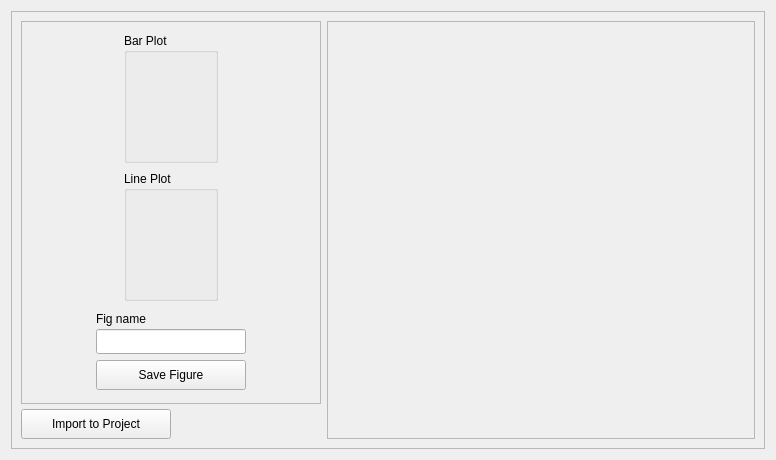
<?xml version="1.0" encoding="UTF-8"?>
<ui version="4.0">
 <class>Form</class>
 <widget class="QWidget" name="Form">
  <property name="geometry">
   <rect>
    <x>0</x>
    <y>0</y>
    <width>776</width>
    <height>460</height>
   </rect>
  </property>
  <property name="windowTitle">
   <string>Form</string>
  </property>
  <layout class="QGridLayout" name="gridLayout">
   <item row="0" column="0">
    <widget class="QFrame" name="main_frame_AI">
     <property name="sizePolicy">
      <sizepolicy hsizetype="Expanding" vsizetype="Expanding">
       <horstretch>0</horstretch>
       <verstretch>0</verstretch>
      </sizepolicy>
     </property>
     <property name="frameShape">
      <enum>QFrame::Shape::StyledPanel</enum>
     </property>
     <property name="frameShadow">
      <enum>QFrame::Shadow::Raised</enum>
     </property>
     <layout class="QGridLayout" name="gridLayout_3">
      <item row="0" column="0">
       <layout class="QVBoxLayout" name="VLayout_VarButton_AI">
        <property name="spacing">
         <number>0</number>
        </property>
        <item>
         <widget class="QFrame" name="frame_variables_AI">
          <property name="sizePolicy">
           <sizepolicy hsizetype="Preferred" vsizetype="Expanding">
            <horstretch>0</horstretch>
            <verstretch>0</verstretch>
           </sizepolicy>
          </property>
          <property name="minimumSize">
           <size>
            <width>300</width>
            <height>0</height>
           </size>
          </property>
          <property name="maximumSize">
           <size>
            <width>300</width>
            <height>16777215</height>
           </size>
          </property>
          <property name="frameShape">
           <enum>QFrame::Shape::StyledPanel</enum>
          </property>
          <property name="frameShadow">
           <enum>QFrame::Shadow::Raised</enum>
          </property>
          <layout class="QGridLayout" name="gridLayout_6">
           <item row="0" column="0">
            <layout class="QHBoxLayout" name="HLayout_barplot_AI">
             <item>
              <spacer name="horizontalSpacer_6">
               <property name="orientation">
                <enum>Qt::Orientation::Horizontal</enum>
               </property>
               <property name="sizeHint" stdset="0">
                <size>
                 <width>20</width>
                 <height>20</height>
                </size>
               </property>
              </spacer>
             </item>
             <item>
              <widget class="QGroupBox" name="BarPlot_AI">
               <property name="sizePolicy">
                <sizepolicy hsizetype="Expanding" vsizetype="Preferred">
                 <horstretch>0</horstretch>
                 <verstretch>0</verstretch>
                </sizepolicy>
               </property>
               <property name="minimumSize">
                <size>
                 <width>0</width>
                 <height>130</height>
                </size>
               </property>
               <property name="maximumSize">
                <size>
                 <width>16777215</width>
                 <height>130</height>
                </size>
               </property>
               <property name="title">
                <string>Bar Plot</string>
               </property>
               <layout class="QVBoxLayout" name="verticalLayout"/>
              </widget>
             </item>
             <item>
              <spacer name="horizontalSpacer_5">
               <property name="orientation">
                <enum>Qt::Orientation::Horizontal</enum>
               </property>
               <property name="sizeHint" stdset="0">
                <size>
                 <width>20</width>
                 <height>20</height>
                </size>
               </property>
              </spacer>
             </item>
            </layout>
           </item>
           <item row="1" column="0">
            <layout class="QHBoxLayout" name="HLayout_lineplot_AI">
             <item>
              <spacer name="horizontalSpacer_3">
               <property name="orientation">
                <enum>Qt::Orientation::Horizontal</enum>
               </property>
               <property name="sizeHint" stdset="0">
                <size>
                 <width>20</width>
                 <height>20</height>
                </size>
               </property>
              </spacer>
             </item>
             <item>
              <widget class="QGroupBox" name="LinePlot_AI">
               <property name="sizePolicy">
                <sizepolicy hsizetype="Expanding" vsizetype="Preferred">
                 <horstretch>0</horstretch>
                 <verstretch>0</verstretch>
                </sizepolicy>
               </property>
               <property name="minimumSize">
                <size>
                 <width>0</width>
                 <height>130</height>
                </size>
               </property>
               <property name="maximumSize">
                <size>
                 <width>16777215</width>
                 <height>130</height>
                </size>
               </property>
               <property name="title">
                <string>Line Plot</string>
               </property>
              </widget>
             </item>
             <item>
              <spacer name="horizontalSpacer_4">
               <property name="orientation">
                <enum>Qt::Orientation::Horizontal</enum>
               </property>
               <property name="sizeHint" stdset="0">
                <size>
                 <width>20</width>
                 <height>20</height>
                </size>
               </property>
              </spacer>
             </item>
            </layout>
           </item>
           <item row="2" column="0">
            <layout class="QVBoxLayout" name="VLayout_figsave_AI">
             <item>
              <layout class="QHBoxLayout" name="HLayout_figname_AI">
               <item>
                <spacer name="horizontalSpacer_2">
                 <property name="orientation">
                  <enum>Qt::Orientation::Horizontal</enum>
                 </property>
                 <property name="sizeHint" stdset="0">
                  <size>
                   <width>20</width>
                   <height>20</height>
                  </size>
                 </property>
                </spacer>
               </item>
               <item>
                <layout class="QVBoxLayout" name="VLayout_figname_label_AI">
                 <property name="spacing">
                  <number>0</number>
                 </property>
                 <item>
                  <widget class="QLabel" name="figname_label_AI">
                   <property name="minimumSize">
                    <size>
                     <width>0</width>
                     <height>20</height>
                    </size>
                   </property>
                   <property name="maximumSize">
                    <size>
                     <width>16777215</width>
                     <height>20</height>
                    </size>
                   </property>
                   <property name="text">
                    <string>Fig name</string>
                   </property>
                  </widget>
                 </item>
                 <item>
                  <widget class="QLineEdit" name="LineEdit_AI">
                   <property name="minimumSize">
                    <size>
                     <width>150</width>
                     <height>25</height>
                    </size>
                   </property>
                   <property name="maximumSize">
                    <size>
                     <width>150</width>
                     <height>25</height>
                    </size>
                   </property>
                  </widget>
                 </item>
                </layout>
               </item>
               <item>
                <spacer name="horizontalSpacer">
                 <property name="orientation">
                  <enum>Qt::Orientation::Horizontal</enum>
                 </property>
                 <property name="sizeHint" stdset="0">
                  <size>
                   <width>20</width>
                   <height>20</height>
                  </size>
                 </property>
                </spacer>
               </item>
              </layout>
             </item>
             <item>
              <layout class="QHBoxLayout" name="HLayout_savebutton_AI">
               <item>
                <spacer name="horizontalSpacer_8">
                 <property name="orientation">
                  <enum>Qt::Orientation::Horizontal</enum>
                 </property>
                 <property name="sizeHint" stdset="0">
                  <size>
                   <width>20</width>
                   <height>20</height>
                  </size>
                 </property>
                </spacer>
               </item>
               <item>
                <widget class="QPushButton" name="savebutton_AI">
                 <property name="minimumSize">
                  <size>
                   <width>150</width>
                   <height>30</height>
                  </size>
                 </property>
                 <property name="maximumSize">
                  <size>
                   <width>150</width>
                   <height>30</height>
                  </size>
                 </property>
                 <property name="text">
                  <string>Save Figure</string>
                 </property>
                </widget>
               </item>
               <item>
                <spacer name="horizontalSpacer_7">
                 <property name="orientation">
                  <enum>Qt::Orientation::Horizontal</enum>
                 </property>
                 <property name="sizeHint" stdset="0">
                  <size>
                   <width>20</width>
                   <height>20</height>
                  </size>
                 </property>
                </spacer>
               </item>
              </layout>
             </item>
            </layout>
           </item>
          </layout>
         </widget>
        </item>
        <item>
         <spacer name="verticalSpacer_AI">
          <property name="orientation">
           <enum>Qt::Orientation::Vertical</enum>
          </property>
          <property name="sizeType">
           <enum>QSizePolicy::Policy::Fixed</enum>
          </property>
          <property name="sizeHint" stdset="0">
           <size>
            <width>20</width>
            <height>5</height>
           </size>
          </property>
         </spacer>
        </item>
        <item>
         <widget class="QPushButton" name="import_button_AI">
          <property name="minimumSize">
           <size>
            <width>150</width>
            <height>30</height>
           </size>
          </property>
          <property name="maximumSize">
           <size>
            <width>150</width>
            <height>30</height>
           </size>
          </property>
          <property name="text">
           <string>Import to Project</string>
          </property>
         </widget>
        </item>
       </layout>
      </item>
      <item row="0" column="1">
       <widget class="QFrame" name="Fig_Frame_AI">
        <property name="sizePolicy">
         <sizepolicy hsizetype="Expanding" vsizetype="Expanding">
          <horstretch>0</horstretch>
          <verstretch>0</verstretch>
         </sizepolicy>
        </property>
        <property name="frameShape">
         <enum>QFrame::Shape::StyledPanel</enum>
        </property>
        <property name="frameShadow">
         <enum>QFrame::Shadow::Raised</enum>
        </property>
       </widget>
      </item>
     </layout>
    </widget>
   </item>
  </layout>
 </widget>
 <resources/>
 <connections/>
</ui>
